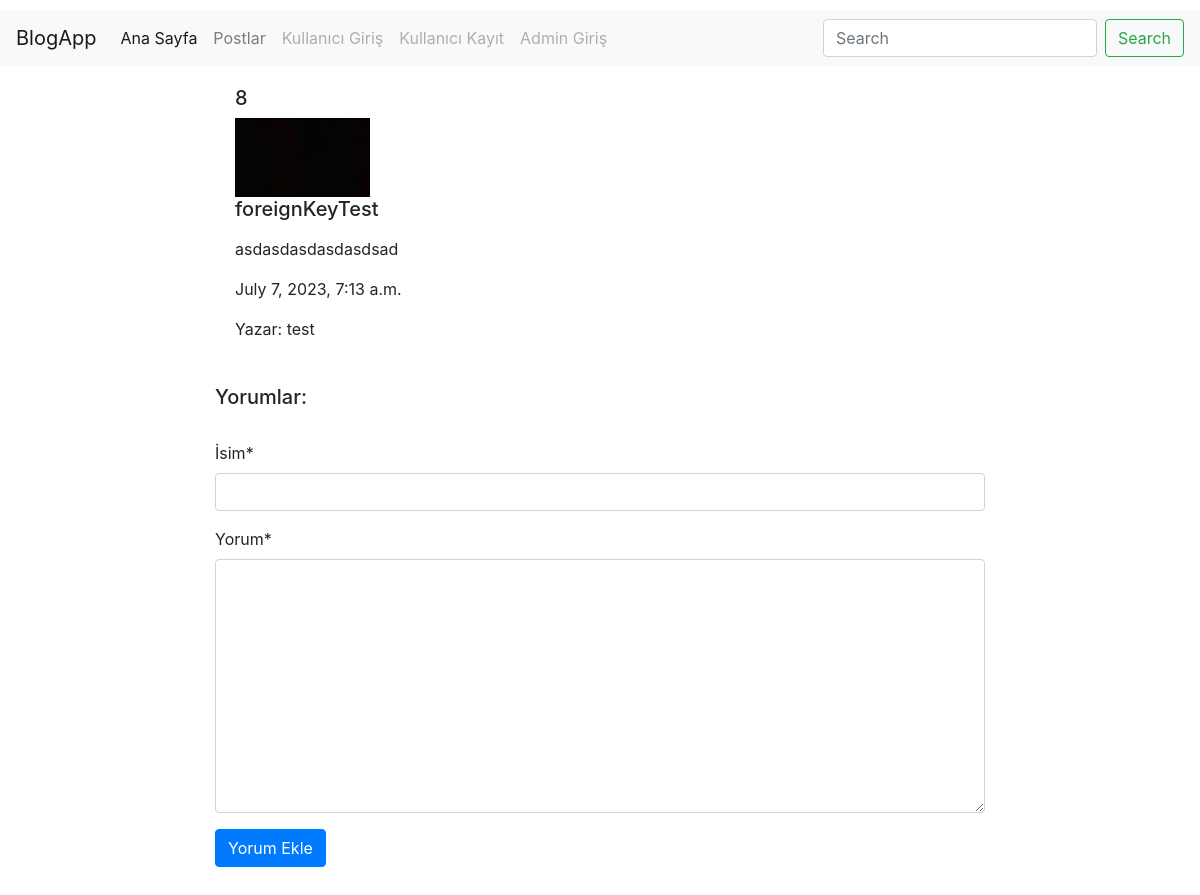
The page /post/details/8/ on the database its author committed.
### post/models.py (models this page shows, shortened)
class Post(models.Model):
    user = models.ForeignKey('auth.User', verbose_name='yazar', on_delete=models.CASCADE, related_name='post')
    title = models.CharField(max_length=120, verbose_name="baslik")
    content = RichTextField(verbose_name="icerik")
    publishingDate = models.DateTimeField(verbose_name="yayinlanma tarihi", auto_now_add=True)
    image = models.FileField(null=True, blank=True)
    slug = models.SlugField(unique=True, editable=False, max_length=130)
    class Meta:
        ordering = ['-publishingDate']

### post/views.py (the view)
# urls.py: path('details/<int:id>/', post_details, name='details'),
def post_details(request, id):
    get_object_or_404(Post, id=id)
    postRef = Post.objects.get(id=id)
    form = CommentForm(request.POST or None)
    if form.is_valid():
        comment = form.save(commit=False)
        comment.post = postRef
        comment.save()
        return HttpResponseRedirect(postRef.get_absolute_url)
    context = {
        'post': postRef,
        'form': form,
    }
    return render(request, 'post/details.html', context)

### post/form.py
class CommentForm(forms.ModelForm):
    class Meta:
        model = Comment
        exclude = ['timestamp']
        fields = [
            'name',
            'content',
        ]
    def __init__(self, *args, **kwargs):
        print("Hello")
        super().__init__(*args, **kwargs)

### templates/post/details.html (shortened to what this page needs)
{% extends 'base.html' %}
{% block body %}
    <div class="container-fluid" style="width: 50rem;">
        <div class="card-body">
            <h5>{{ post.id }}</h5>
            {% if post.image %}
                <image src="{{ post.image.url }}" class="img-responsive"/>
            {% endif %}
            <h5 class="card-title">{{ post.title }}</h5>
            <p class="card-text">{{ post.content|safe|linebreaks }}</p>
            <p class="card-text">{{ post.publishingDate }}</p>
            <p class="card-text">Yazar: {{ post.user }}</p>
        </div>
        {% include 'post/comments.html' %}
        <br>
        <br>
</div>
{% endblock %}

### static/css/style.css (style rules this page uses)
body { padding-top: 10px; }

### rows shown on the page
Post: id "8", image (picture), title "foreignKeyTest", content "asdasdasdasdasdsad", publishingDate "July 7, 2023, 7:13 a.m.", user "test"
